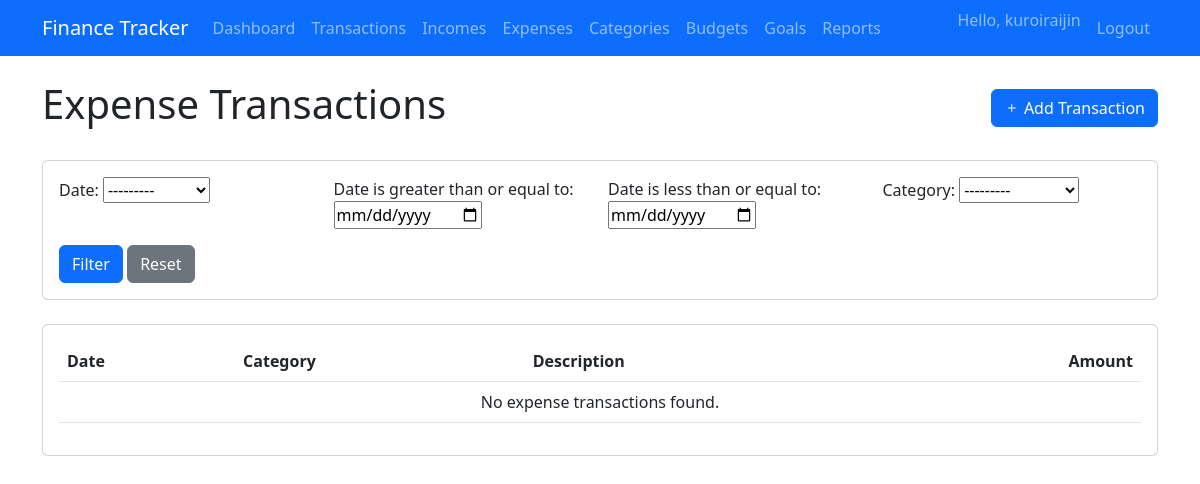
The app's page /expenses/ (signed in), older data.
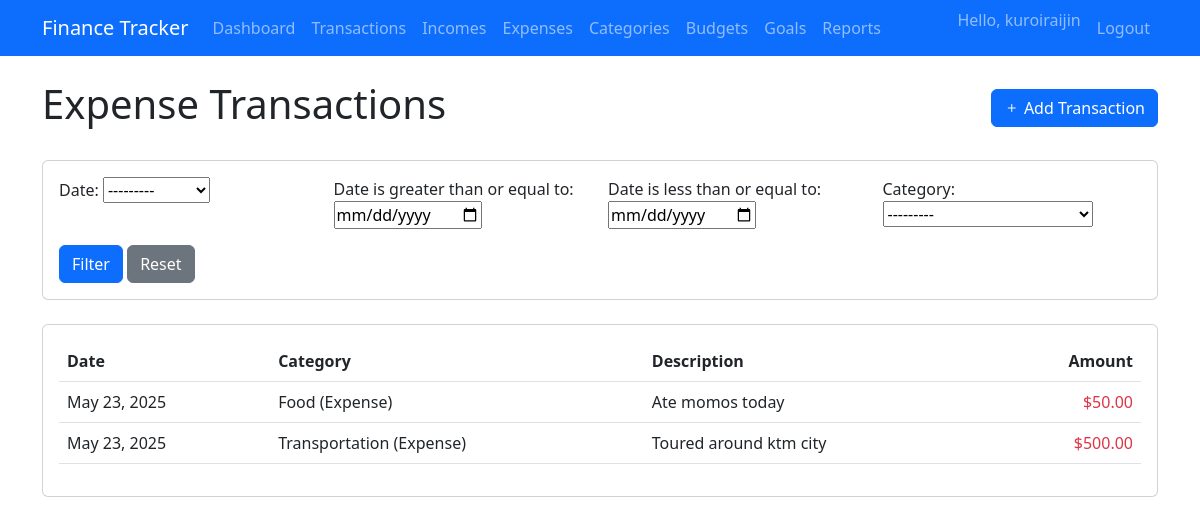
The same page, newer data.
### tracker/models.py (models this page shows, shortened)
class Transaction(models.Model):
    user = models.ForeignKey(User, on_delete=models.CASCADE)
    amount = models.DecimalField(max_digits=10, decimal_places=2, validators=[MinValueValidator(0.01)])
    category = models.ForeignKey(Category, on_delete=models.CASCADE)
    date = models.DateField(default=timezone.now)
    description = models.TextField(blank=True, null=True)

class Category(models.Model):
    name = models.CharField(max_length=100)
    user = models.ForeignKey(User, on_delete=models.CASCADE)
    CATEGORY_TYPES = [
        ('IN', 'Income'),
        ('EX', 'Expense'),
    ]
    category_type = models.CharField(max_length=2, choices=CATEGORY_TYPES)
    def __str__(self):
        return f"{self.name} ({self.get_category_type_display()})"

### tracker/views.py (the view)
# urls.py: path('expenses/', views.expense_list, name='expenses'),
@login_required
def expense_list(request):
    expenses = Transaction.objects.filter(
        user=request.user,
        category__category_type='EX'
    ).order_by('-date')
    transaction_filter = TransactionFilter(request.GET, queryset=expenses, user=request.user)
    expenses = transaction_filter.qs
    context = {
        'expenses': expenses,
        'filter': transaction_filter,
    }
    return render(request, 'tracker/expense_list.html', context)

### templates/tracker/expense_list.html (shortened to what this page needs)
{% extends 'base.html' %}
{% load humanize %}
{% block content %}
<div class="d-flex justify-content-between align-items-center mb-4">
    <h1>Expense Transactions</h1>
    <a href="{% url 'add_transaction' %}" class="btn btn-primary">
        <i class="bi bi-plus"></i> Add Transaction
    </a>
</div>
<div class="card mb-4">
    <div class="card-body">
        <form method="get" class="row g-3">
            <div class="col-md-3">
                {{ filter.form.date_range.label_tag }}
                {{ filter.form.date_range }}
            </div>
            <div class="col-md-3">
                {{ filter.form.start_date.label_tag }}
                {{ filter.form.start_date }}
            </div>
            <div class="col-md-3">
                {{ filter.form.end_date.label_tag }}
                {{ filter.form.end_date }}
            </div>
            <div class="col-md-3">
                {{ filter.form.category.label_tag }}
                {{ filter.form.category }}
            </div>
            <div class="col-12">
                <button type="submit" class="btn btn-primary">Filter</button>
                <a href="{% url 'expenses' %}" class="btn btn-secondary">Reset</a>
            </div>
        </form>
    </div>
</div>
<div class="card">
    <div class="card-body">
        <div class="table-responsive">
            <table class="table table-hover">
                <thead>
                    <tr>
                        <th>Date</th>
                        <th>Category</th>
                        <th>Description</th>
                        <th class="text-end">Amount</th>
                    </tr>
                </thead>
                <tbody>
                    {% for expense in expenses %}
                    <tr>
                        <td>{{ expense.date }}</td>
                        <td>{{ expense.category }}</td>
                        <td>{{ expense.description|default:"-" }}</td>
                        <td class="text-end text-danger">${{ expense.amount|intcomma }}</td>
                    </tr>
                    {% empty %}
                    <tr>
                        <td colspan="4" class="text-center">No expense transactions found.</td>
                    </tr>
                    {% endfor %}
                </tbody>
            </table>
        </div>
    </div>
</div>
{% endblock %}

### templates/base.html (shortened to what this page needs)
{% load static %}
<!DOCTYPE html>
<html lang="en">
<head>
    <link href="https://cdn.jsdelivr.net/npm/bootstrap@5.3.0/dist/css/bootstrap.min.css" rel="stylesheet">
    <link rel="stylesheet" href="https://cdn.jsdelivr.net/npm/bootstrap-icons@1.10.0/font/bootstrap-icons.css">
</head>
<body>
    <nav class="navbar navbar-expand-lg navbar-dark bg-primary">
        <div class="container">
            <a class="navbar-brand" href="{% url 'dashboard' %}">Finance Tracker</a>
            <div class="collapse navbar-collapse" id="navbarNav">
                <ul class="navbar-nav me-auto">
                    <li class="nav-item">
                        <a class="nav-link" href="{% url 'dashboard' %}">Dashboard</a>
                    </li>
                    <li class="nav-item">
                        <a class="nav-link" href="{% url 'transactions' %}">Transactions</a>
                    </li>
                    <li class="nav-item">
                        <a class="nav-link" href="{% url 'incomes' %}">Incomes</a>
                    </li>
                    <li class="nav-item">
                        <a class="nav-link" href="{% url 'expenses' %}">Expenses</a>
                    </li>
                    <li class="nav-item">
                        <a class="nav-link" href="{% url 'categories' %}">Categories</a>
                    </li>
                    <li class="nav-item">
                        <a class="nav-link" href="{% url 'budgets' %}">Budgets</a>
                    </li>
                    <li class="nav-item">
                        <a class="nav-link" href="{% url 'goals' %}">Goals</a>
                    </li>
                    <li class="nav-item">
                        <a class="nav-link" href="{% url 'reports' %}">Reports</a>
                    </li>
                </ul>
                <ul class="navbar-nav">
                    <li class="nav-item">
                        <span class="navbar-text me-2">Hello, {{ request.user.username }}</span>
                    </li>
                    <li class="nav-item">
                        <a class="nav-link" href="{% url 'logout' %}">Logout</a>
                    </li>
                </ul>
            </div>
        </div>
    </nav>
    <div class="container mt-4">
        {% block content %}{% endblock %}
    </div>
</body>
</html>

Row changes from the older to the newer data that the page shows:
added Transaction: date "May 23, 2025", category "Food (Expense)", description "Ate momos today", amount "50.00"
added Transaction: date "May 23, 2025", category "Transportation (Expense)", description "Toured around ktm city", amount "500.00"
Text that changed along with them:
text no longer shown: "No expense transactions found."
